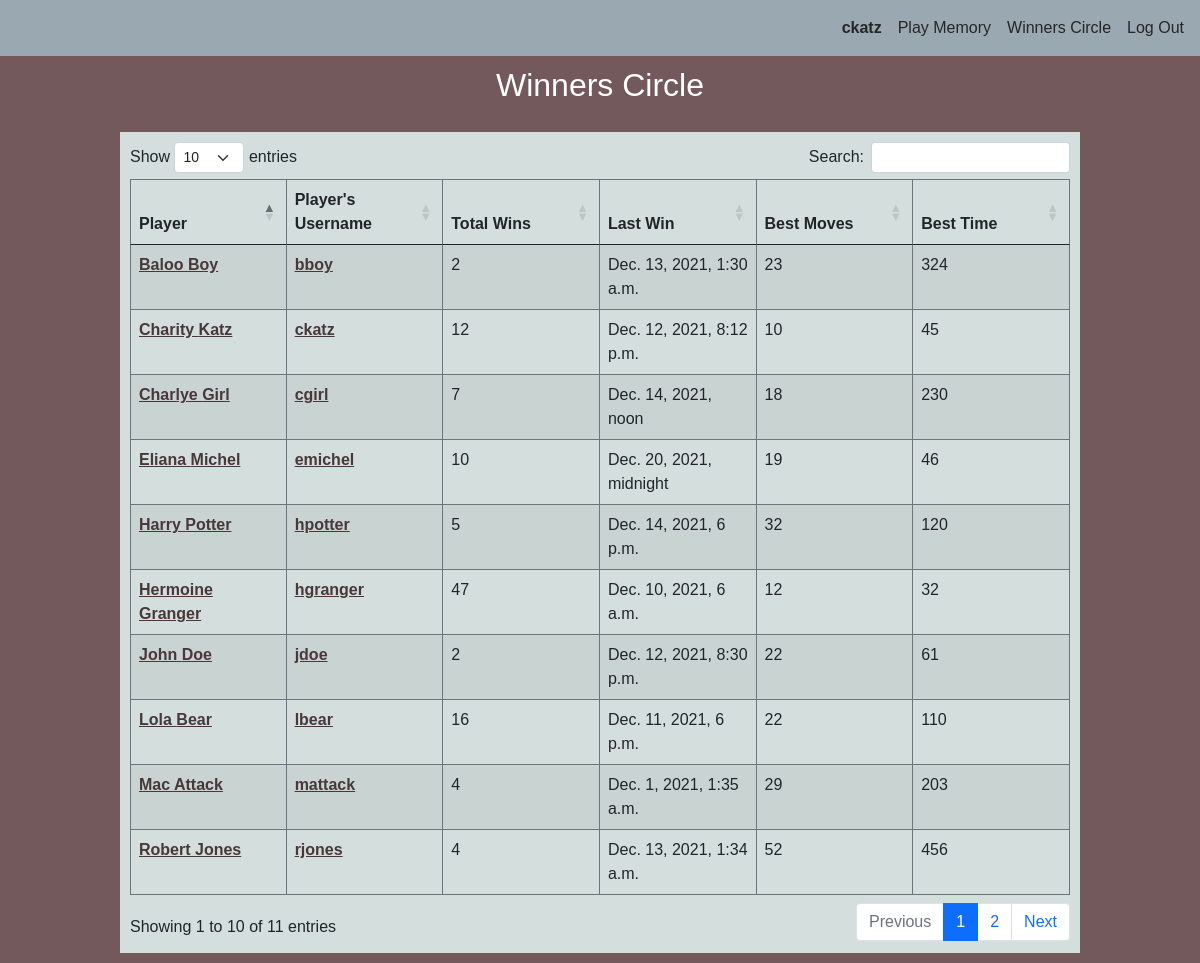
The page /winnerscircle (signed in) on the database its author committed.
### memory/models.py (models this page shows)
class User(AbstractUser):
    following = models.ManyToManyField('User', null=True, blank=True, related_name='followers')
    number_of_wins = models.IntegerField('Wins', blank=True, null=True)
    best_moves = models.IntegerField('Best Moves', blank=True, null=True)
    last_win = models.DateTimeField('Last Win', blank=True, null=True)
    best_time = models.IntegerField('Best Time', blank=True, null=True)

### memory/views.py (the view)
# urls.py: path("winnerscircle", views.winnerscircle, name="winnerscircle"),
@login_required
def winnerscircle(request):
    all_winners = User.objects.exclude(number_of_wins__isnull=True).all()
    return render(request, "memory/winnerscircle.html", {
        'all_winners': all_winners
    })

### memory/templates/memory/winnerscircle.html (shortened to what this page needs)
{% extends "memory/layout.html" %}
{% load static %}
{% block body %}
<h2>Winners Circle</h2>
<div class="centered_table">
    <table class="table table-bordered table-striped border-secondary table-overflow" id="winnerscircletable"
        cellspacing="0">
        <thead>
            <tr>
                <th scope="col">Player</th>
                <th scope="col">Player's Username</th>
                <th scope="col">Total Wins</th>
                <th scope="col">Last Win</th>
                <th scope="col">Best Moves</th>
                <th scope="col">Best Time</th>
            </tr>
        </thead>
        <tbody>
            {% for winner in all_winners %}
            <tr>
                <td scope="row"><a class="linktowinner"
                        href="{% url 'profile' profile_name=winner.username %}">{{winner.first_name}}
                        {{winner.last_name}}</a></td>
                <td><a class="linktowinner"
                        href="{% url 'profile' profile_name=winner.username %}">{{winner.username}}</a></td>
                <td>{{winner.number_of_wins}}</td>
                <td>{{winner.last_win}}</td>
                <td>{{winner.best_moves}}</td>
                <td class="ind_best_time">{{winner.best_time}}</td>
            </tr>
            {% endfor %}
        </tbody>
    </table>
</div>
{% endblock %}

### memory/templates/memory/layout.html (shortened to what this page needs)
{% load static %}
<!DOCTYPE html>
<html lang="en">
<head>
    <link href="https://cdn.jsdelivr.net/npm/bootstrap@5.0.2/dist/css/bootstrap.min.css" rel="stylesheet">
    <link rel="stylesheet" type="text/css" href="https://cdn.datatables.net/1.11.3/css/dataTables.bootstrap5.min.css">
    <link rel="stylesheet" href="{% static 'memory/styles.css' %}">
</head>
<body>
    <nav class="navbar justify-content-end navbar-expand-md nav_background">
        <ul class="navbar-nav">
            <div class="collapse navbar-collapse" id="navbarToggleExternalContent">
                {% if user.is_authenticated %}
                <li class="nav-item">
                    <a class="nav-link nav_text_color"
                        href="{% url 'profile' profile_name=request.user %}"><strong><span
                                id="profile_link">{{user.username}}</span></strong></a>
                </li>
                <li class="nav-item">
                    <a class="nav-link nav_text_color" href="{% url 'index' %}">Play Memory</a>
                </li>
                <li class="nav-item">
                    <a class="nav-link nav_text_color" href="{% url 'winnerscircle' %}">Winners Circle</a>
                </li>
                <li class="nav-item">
                    <a class="nav-link nav_text_color" href="{% url 'logout' %}">Log Out</a>
                </li>
                {% endif %}
            </div>
        </ul>
    </nav>
    <div class="container-fluid">
        {% block body %}
        {% endblock %}
    </div>
</body>
</html>

### memory/static/memory/styles.css (style rules this page uses)
body { width: 100%; height: 100%; background: #73595c; font-family: Arial, Helvetica, sans-serif; color: #FFFFFF; }
h2 { text-align: center; padding: 10px; }
.centered_table { overflow: auto; }
.table-overflow { table-layout: fixed; }
table.dataTable thead .sorting:after, table.dataTable thead .sorting:before, table.dataTable thead .sorting_asc:after, table.dataTable thead .sorting_asc:before, table.dataTable thead .sorting_asc_disabled:after, table.dataTable thead .sorting_asc_disabled:before, table.dataTable thead .sorting_desc:after, table.dataTable thead .sorting_desc:before, table.dataTable thead .sorting_desc_disabled:after, table.dataTable thead .sorting_desc_disabled:before { bottom: .5em; }
.head_width, .centered_table { margin: auto; padding: 10px; display: flex; flex-wrap: wrap; justify-content: center; align-items: center; }
a.linktowinner { color: #48383a; font-weight: 750; }
.nav_background { background-color: #9aa8b1; }
.nav_text_color { color: #262626; }
.navbar-collapse { padding-right: 8px; }

### rows shown on the page
User: username "ckatz", first_name "Charity", last_name "Katz", number_of_wins "12", last_win "Dec. 12, 2021, 8:12 p.m.", best_moves "10", best_time "45"
User: first_name "John", last_name "Doe", username "jdoe", number_of_wins "2", last_win "Dec. 12, 2021, 8:30 p.m.", best_moves "22", best_time "61"
User: first_name "Robert", last_name "Jones", username "rjones", number_of_wins "4", last_win "Dec. 13, 2021, 1:34 a.m.", best_moves "52", best_time "456"
User: first_name "Lola", last_name "Bear", username "lbear", number_of_wins "16", last_win "Dec. 11, 2021, 6 p.m.", best_moves "22", best_time "110"
User: first_name "Charlye", last_name "Girl", username "cgirl", number_of_wins "7", last_win "Dec. 14, 2021, noon", best_moves "18", best_time "230"
User: first_name "Mac", last_name "Attack", username "mattack", number_of_wins "4", last_win "Dec. 1, 2021, 1:35 a.m.", best_moves "29", best_time "203"
User: first_name "Baloo", last_name "Boy", username "bboy", number_of_wins "2", last_win "Dec. 13, 2021, 1:30 a.m.", best_moves "23", best_time "324"
User: first_name "Eliana", last_name "Michel", username "emichel", number_of_wins "10", last_win "Dec. 20, 2021, midnight", best_moves "19", best_time "46"
User: first_name "Harry", last_name "Potter", username "hpotter", number_of_wins "5", last_win "Dec. 14, 2021, 6 p.m.", best_moves "32", best_time "120"
User: first_name "Hermoine", last_name "Granger", username "hgranger", number_of_wins "47", last_win "Dec. 10, 2021, 6 a.m.", best_moves "12", best_time "32"
